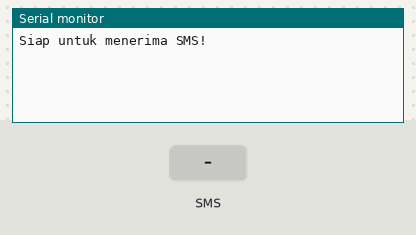
Simulated run of this sketch. Board: Arduino Uno, built with avr-gcc and run on an emulated ATmega328P. On the bench: the last lines printed to the serial monitor. The inputs (shaded band) are chosen by the test bench.

Above: at 3.2 s.
3.3 s: text message "#" received
At 4.1 s:
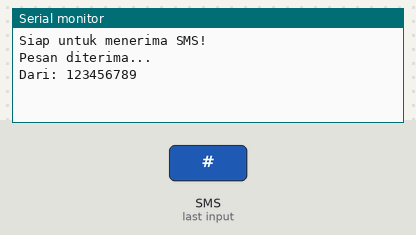
4.8 s: text message "1" received
At 6.1 s:
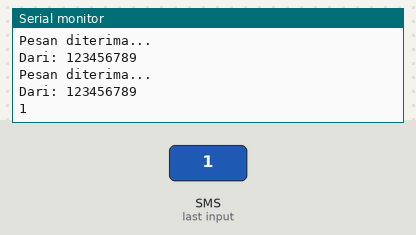

The sketch:

terimaSMS.ino
```cpp
//--------------------------------------
// Contoh untuk menguji penerimaan SMS
//--------------------------------------

#include <GSM.h>

#define NOMOR_PIN ""
char nomorPengirim[21];

// Objek untuk mengakses GSM dan SMS
GSM aksesGSM;
GSM_SMS sms;

void setup() {
  Serial.begin(9600);

  boolean terhubung = false;

  // Inisialisasi terhadap GSM dan kartu SIM
  while (! terhubung) {
    if (aksesGSM.begin(NOMOR_PIN) == GSM_READY) {
      terhubung = true;
    }
    else {
      Serial.println("Belum terhubung...");
      delay(1000);
    }
  }

  Serial.println("Siap untuk menerima SMS!");
}

void loop() {
  char karakter;

  // Cek keberadaan SMS
  if (sms.available()) {
    Serial.println("Pesan diterima...");

    // Peroleh nomor telepon pengirim
    sms.remoteNumber(nomorPengirim, 21);
    Serial.print("Dari: ");
    Serial.println(nomorPengirim);

    // Penghapusan terhadap pesan yang berawalan #
    if (sms.peek() == '#')
      sms.flush(); // Hapus pesan

    // Baca pesan
    while (karakter = sms.read())
      Serial.print(karakter);

    // Hapus pesan
    sms.flush();
  }

  delay(30);
}
```

Measured:
- after the input at 3.3 s, the serial monitor: prints a new line at once (image 1)
- after the input at 4.8 s, the serial monitor: prints a new line after 0.06 s (image 2)
